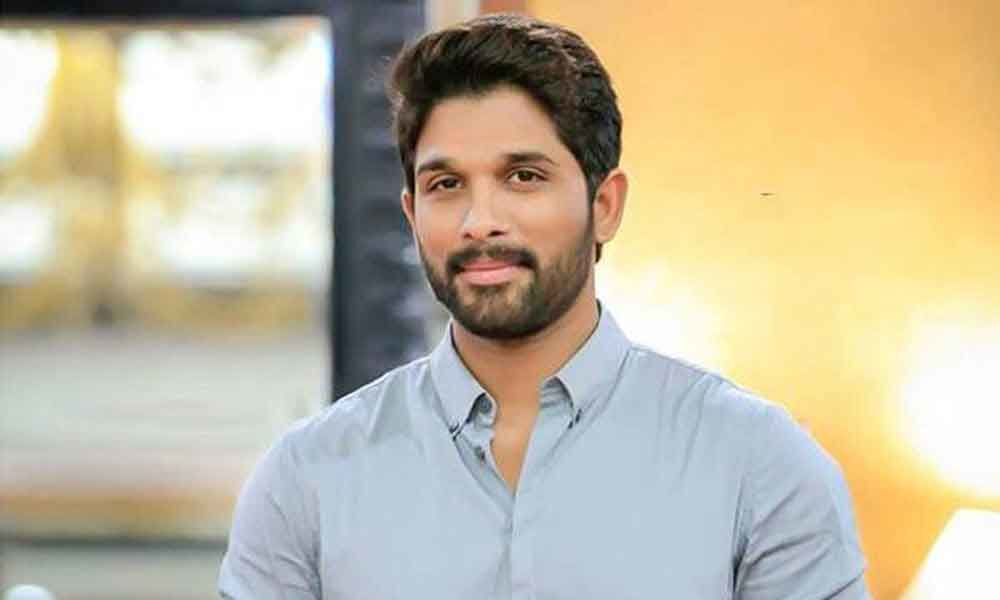
#> input picture images/faces/train/Allu Arjun/161806-allu-arjun.jpg, 1000 x 600 px, found by its file name; its folder holds only this picture in this run
$ python faces_train.py
#> lines starting #> are read from the running program, lines starting #| are printed output that depends on the picture
import cv2 as cv
import numpy as np
import os


people=['Allu Arjun','Ana de Armas','Chris Hemsworth','Rajnikanth','Sabrina Carpenter']
DIR=r'C:\SaiChaithanya\OpenCV\images\faces\train'

features=[]
labels=[]
haar_cascade=cv.CascadeClassifier('frontal_face.xml')

def create_train():
    for person in people:
        path=os.path.join(DIR,person)
        label=people.index(person)

        for img in os.listdir(path):
            img_path=os.path.join(path,img)
            img_array=cv.imread(img_path)
#> img_array is the input picture: shape (600, 1000, 3); mean B, G, R 161.2, 186.9, 197.4
            gray=cv.cvtColor(img_array,cv.COLOR_BGR2GRAY)
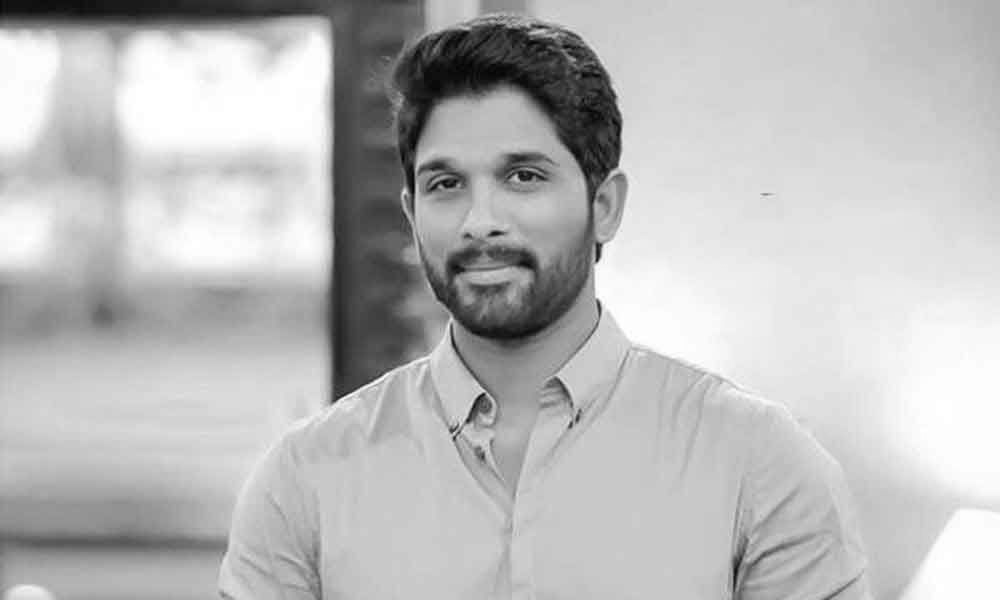
#> gray: shape (600, 1000); min 1, max 255, mean 187.1
            face_rect=haar_cascade.detectMultiScale(gray,scaleFactor=1.05,minNeighbors=5)
#> face_rect = [[371, 88, 235, 235]]

            for (x,y,w,h) in face_rect:
                face_roi=gray[y:y+h,x:x+w]
                # face_roi=cv.resize(face_roi,(200,200))
                features.append(face_roi)
                labels.append(label)
#> this loop made 1 pass
#> pass 1, in create_train, `face_roi=gray[y:y+h,x:x+w]`:
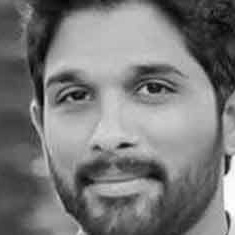
#> face_roi: shape (235, 235); min 1, max 255, mean 121
#> after the loop, features = 1 item; labels = [0]
#> pass 2 of the loop in create_train, `for person in people:`:
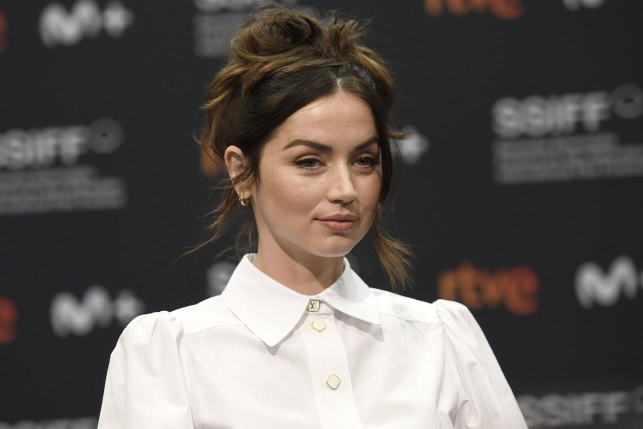
#> input picture images/faces/train/Ana de Armas/86.jpg, 1286 x 858 px, found by its file name (shown at 1/2 size)
#> in create_train, img_array is the input picture: shape (858, 1286, 3); mean B, G, R 87.9, 90.8, 96.3
#> in create_train, `gray=cv.cvtColor(img_array,cv.COLOR_BGR2GRAY)`:
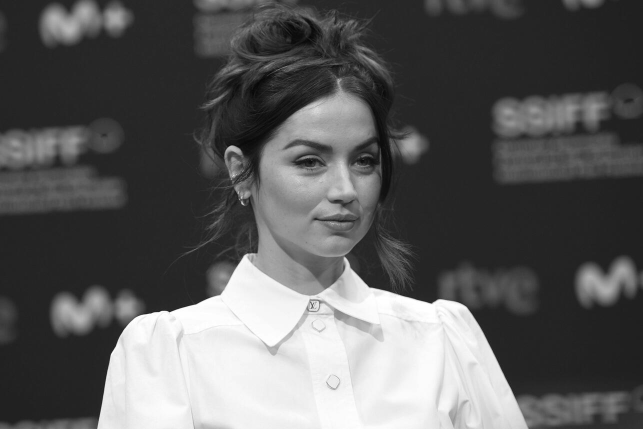
#> gray: shape (858, 1286) (shown at 1/2 size); min 2, max 255, mean 92.1
#> face_rect = [[989, 194, 58, 58], [427, 285, 70, 70], [510, 199, 318, 318]]
#> the loop in create_train, `for (x,y,w,h) in face_rect:` made 3 passes
#> pass 3, in create_train, `face_roi=gray[y:y+h,x:x+w]`:
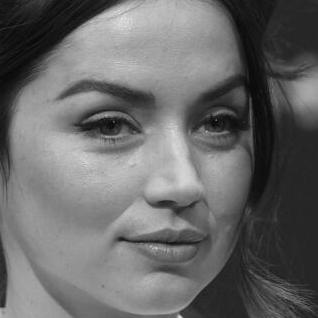
#> face_roi: shape (318, 318); min 4, max 226, mean 104.7
#> after the loop in create_train, `for (x,y,w,h) in face_rect:`: features = 4 items; labels = [0, 1, 1, 1]

#> (the run stopped early here; a loop or call above may not have finished)
